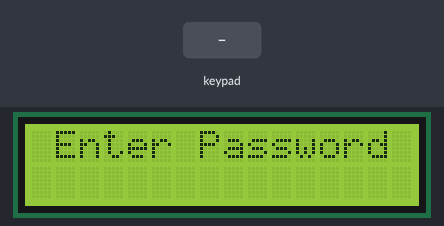
A sketch run on a simulated Arduino Uno, built with avr-gcc and run on an emulated ATmega328P. Parts: 16×2 character LCD. The inputs (shaded band) are chosen by the test bench. What the sketch prints to the serial monitor is not drawn.

Above: at 1.2 s.
1.3 s: keypad keys 1 1 2 1 # pressed 0.4 s apart
At 4.1 s:
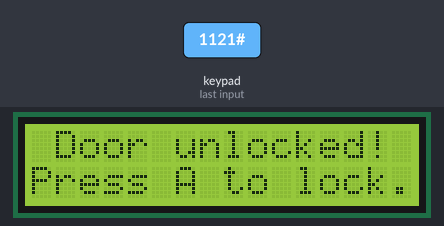
4.8 s: key '*' pressed
At 5.4 s:
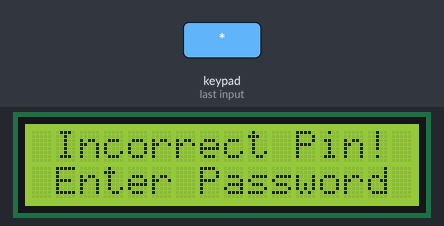
6.3 s: key '2' pressed
At 7.4 s:
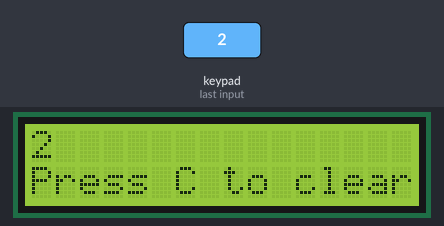
7.8 s: keypad keys 1 1 2 1 pressed 0.4 s apart
At 9.5 s:
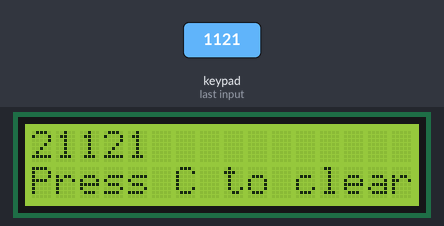
10.9 s: key 'A' pressed
At 11.8 s:
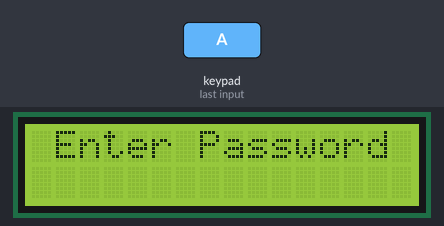
12.4 s: key 'C' pressed
At 13.2 s:
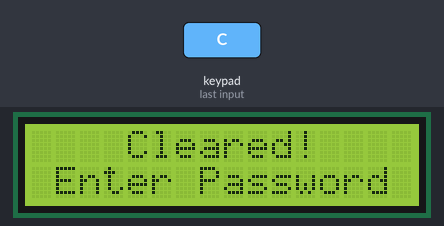
Timing chart, 0 to 14.9 s (numbered marks = the images above; inputs shaded):
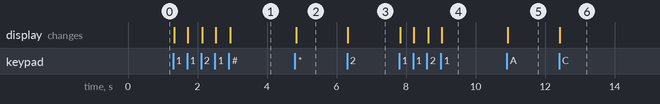

Measured:
- after the input at 1.3 s, the display: first changes at once (image 1 shows a later state)
- after the input at 4.8 s, the display: changes at once (image 2)
- after the input at 6.3 s, the display: changes at once (image 3)
- after the input at 7.8 s, the display: first changes at once (image 4 shows a later state)
- after the input at 10.9 s, the display: changes at once (image 5)
- after the input at 12.4 s, the display: changes at once (image 6)

The sketch:

SmartDoorLock.ino
```cpp
#include <Wire.h>
#include <LiquidCrystal_I2C.h>
#include <Keypad.h>


const byte ROWS = 4;
const byte COLS = 4;

char hexaKeys[ROWS][COLS] = {
  { '1', '2', '3', 'A' },
  { '7', '8', '9', 'C' },
  { '4', '5', '6', 'B' },
  { '*', '0', '#', 'D' }
};

// Connections to Arduino
byte rowPins[ROWS] = { 9, 8, 7, 6 };
byte colPins[COLS] = { 5, 4, 3, 2 };

// Create keypad object
Keypad customKeypad = Keypad(makeKeymap(hexaKeys), rowPins, colPins, ROWS, COLS);

// Create LCD object
LiquidCrystal_I2C lcd(0x27, 16, 2);

void setup() {
  // Setup LCD with backlight and initialize
  lcd.backlight();
  lcd.init();
  lcd.setCursor(1, 0);
  lcd.print("Enter Password");
  Serial.begin(9600);
}

// define vars
String pin = "";
String correctPin = "1121";
bool currentlyUnlocked = false;

void loop() {
  // Get key value if pressed
  char customKey = customKeypad.getKey();

  if (customKey) {

    if (isdigit(customKey)) {
      pin += String(customKey);
      lcd.clear();
      lcd.setCursor(0, 0);
      if (pin.length() >= 17) {
        lcd.print(pin.substring(pin.length() - 16));
        printCClear();
      } else {
        lcd.print(pin);
        printCClear();
      };
      Serial.println(pin);
    } else {
      switch (customKey) {
        case 'A':
          if (currentlyUnlocked) {
            lockDoor();
          };
          break;
        case 'C':
          if (!currentlyUnlocked) {
            clearPin();
          };
          break;
        case '*':
          validatePin();
          break;
        case '#':
          validatePin();
          break;
        default:
          break;
      };
    };
  };
}

void printCClear() {
  lcd.setCursor(0, 1);
  lcd.print("Press C to clear");
};
void clearPin() {
  pin = "";
  lcd.clear();
  lcd.setCursor(4, 0);
  lcd.print("Cleared!");
  lcd.setCursor(1, 1);
  lcd.print("Enter Password");
};
void validatePin() {
  lcd.clear();
  if (pin == correctPin) {
    currentlyUnlocked = true;
    lcd.setCursor(1, 0);
    lcd.print("Door unlocked!");
    lcd.setCursor(0, 1);
    lcd.print("Press A to lock.");
    pin = "";

  } else {
    lcd.setCursor(1, 0);
    lcd.print("Incorrect Pin!");
    lcd.setCursor(1, 1);
    lcd.print("Enter Password");
    pin = "";
  };
};

void lockDoor() {
  if (!currentlyUnlocked) { return; };
  lcd.clear();
  lcd.setCursor(1, 0);
  lcd.print("Enter Password");
  currentlyUnlocked = false;
};
```
